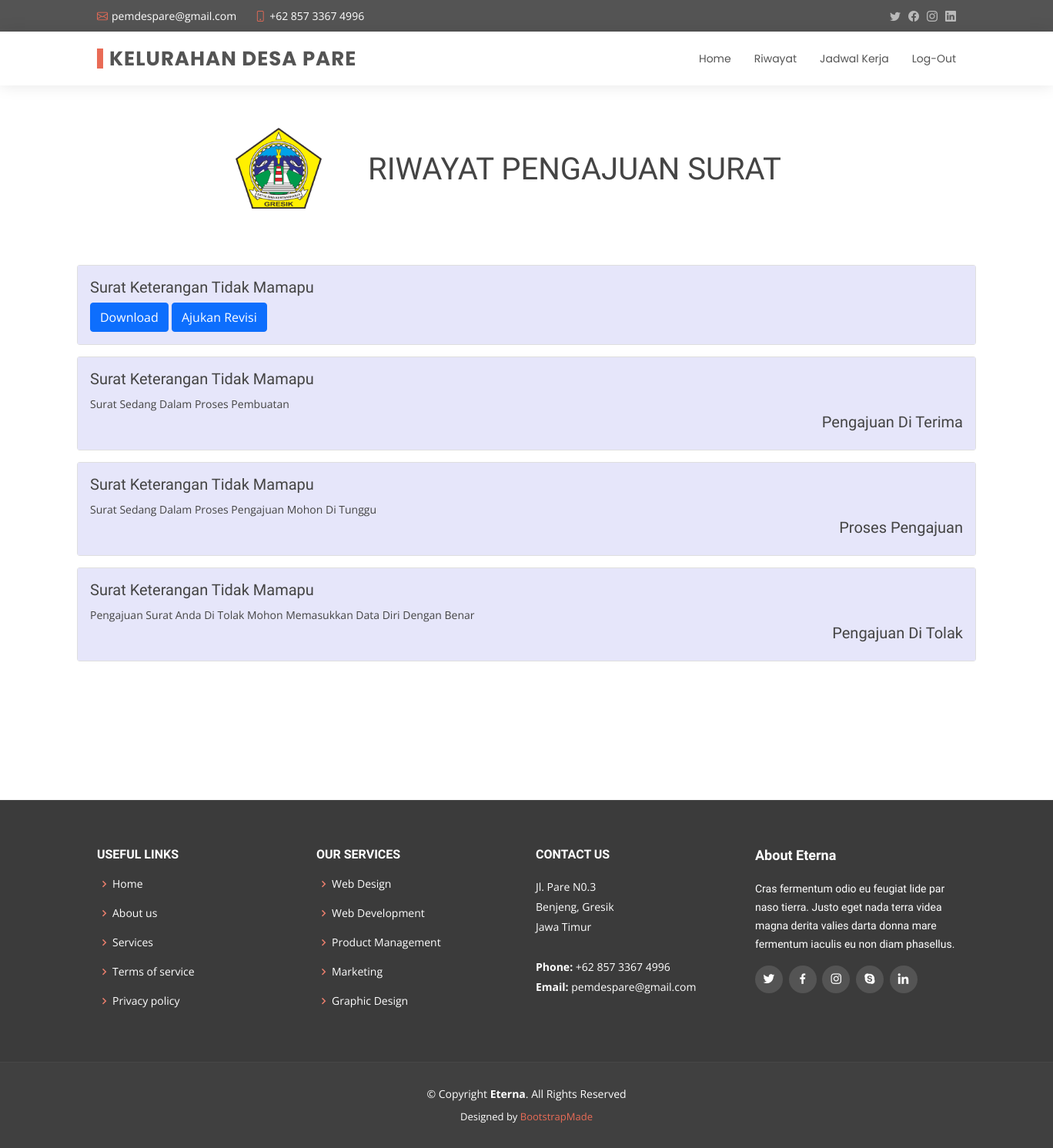
Before: /user/riwayat.php (signed in) with the older database file.
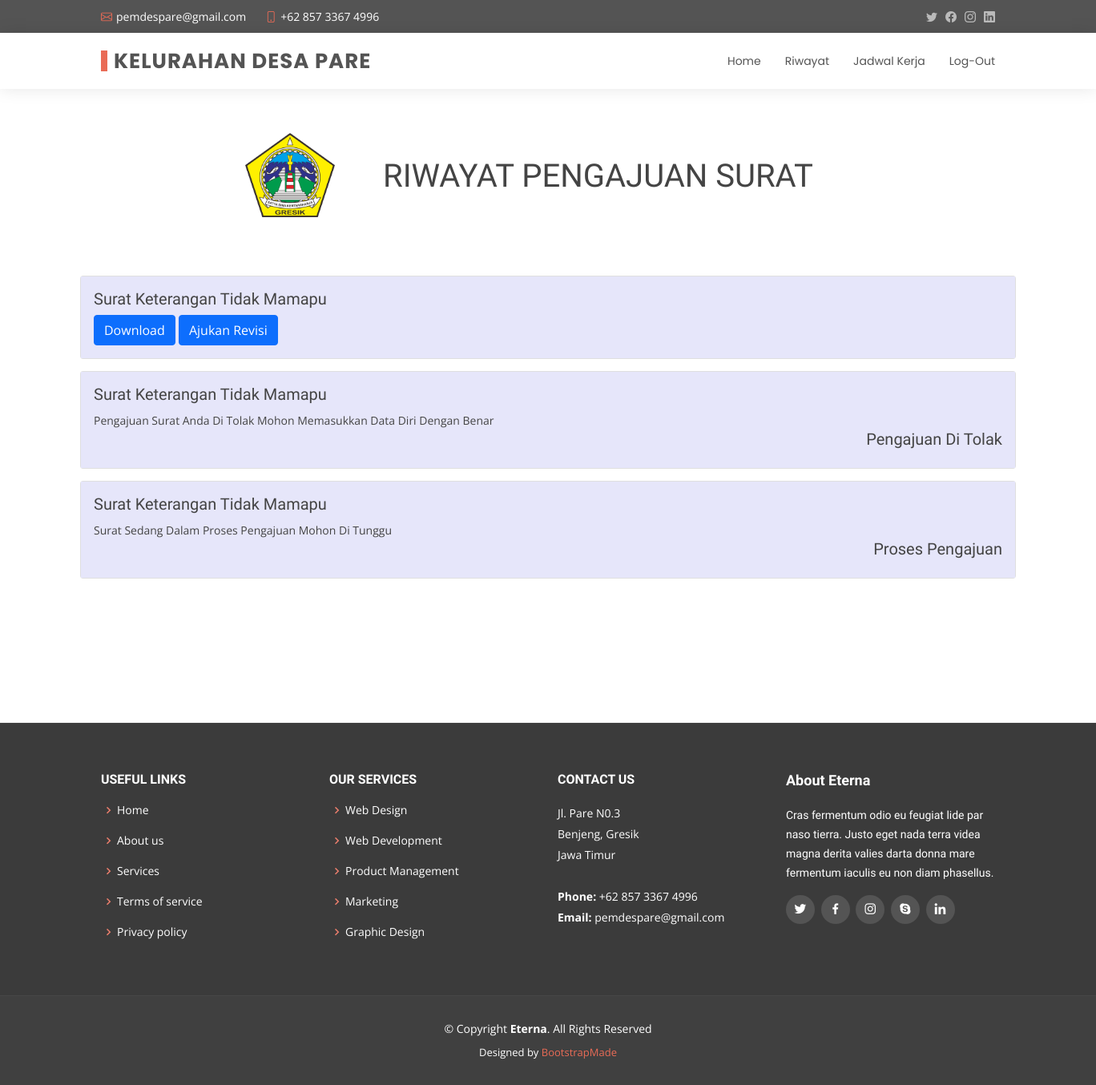
After: the same page with the newer database file.
### tables this page shows
CREATE TABLE `tb_pengajuan` (
  `id_pengajuan` int(11) NOT NULL,
  `nik` varchar(100) DEFAULT NULL,
  `kode_surat` varchar(5) DEFAULT NULL,
  `tgl_pengajuan` datetime DEFAULT NULL,
  `keperluan` varchar(200) DEFAULT NULL,
  `jenis_pengajuan` varchar(50) DEFAULT NULL,
  `status_pengajuan` enum('Menunggu','Di Terima','Di Tolak','Revisi Di Terima','Revisi Selesai') DEFAULT NULL
);

CREATE TABLE `tb_surat` (
  `kode_surat` char(5) NOT NULL,
  `jenis_surat` varchar(50) NOT NULL,
  `surat_keluar` int(11) NOT NULL
);

### user/riwayat.php (the view, shortened to what this page needs)
<?php include "../connect/koneksi.php"; ?>
<!DOCTYPE html>
<html lang="en">
<head>
  <link href="../assets/vendor/animate.css/animate.min.css" rel="stylesheet">
  <link href="../assets/vendor/bootstrap/css/bootstrap.min.css" rel="stylesheet">
  <link href="../assets/vendor/bootstrap-icons/bootstrap-icons.css" rel="stylesheet">
  <link href="../assets/vendor/boxicons/css/boxicons.min.css" rel="stylesheet">
  <link href="../assets/vendor/glightbox/css/glightbox.min.css" rel="stylesheet">
  <link href="../assets/vendor/swiper/swiper-bundle.min.css" rel="stylesheet">
  <link href="../assets/css/style.css" rel="stylesheet">
</head>
<body>
  <?php include "../desain/navbar.php" ?>
  <?php
  $nik = $_SESSION['nik'];
  $data_pengajuan = mysqli_query($koneksi, "SELECT tb_pengajuan.id_pengajuan, tb_pengajuan.status_pengajuan, tb_pengajuan.jenis_pengajuan, tb_surat.jenis_surat FROM tb_pengajuan INNER JOIN tb_surat USING(kode_surat) WHERE tb_pengajuan.nik = '$nik'");
  ?>
  <main id="main">
    <section id="services" class="services">
      <div class="container" style="margin-top: 40PX;">
        <img src="../assets/img/gresik.png" alt="" class="img-fluid" style="width: 10%; margin-top: 15PX; margin-bottom: 15px; margin-left:180px">
        <h1 style="text-align: center; margin-top: -90px; margin-left: -75px; margin-bottom: 40px; margin-right:-200px"> RIWAYAT PENGAJUAN SURAT</h1>
      </div>
      <div class="contaiiner" style="margin:100px; margin-top:100px">
        <?php
        if (mysqli_fetch_assoc($data_pengajuan) == NULL) {
          echo '<h1>Tidak Ada Pengajuan Surat<h1>';
        } else {
          foreach ($data_pengajuan as $row) {
            $id_pengajuan = $row['id_pengajuan'];
            $data_arsip_surat = mysqli_fetch_assoc(mysqli_query($koneksi, "SELECT * FROM tb_arsip_surat INNER JOIN tb_pengajuan USING(id_pengajuan) INNER JOIN tb_user USING(nik) WHERE tb_user.nik= '$nik' and tb_pengajuan.id_pengajuan = $id_pengajuan "));
            if ($row['status_pengajuan'] == 'Di Terima' || $row['status_pengajuan'] == 'Revisi Di Terima' || $row['status_pengajuan'] == 'Revisi Selesai') {
              if ($data_arsip_surat['file_surat'] != '') {
                if ($row['jenis_pengajuan'] == 'Baru') { ?>
                  <div class="card w-70" style="margin-bottom: 15px;">
                    <div class="card-body" style="background-color:lavender;">
                      <h5 class="card-title"><?= $row['jenis_surat'] ?></h5>
                      <a href="../surat_keluar/<?= $data_arsip_surat['file_surat'] ?>" class="btn btn-primary">Download</a>
                      <a href="../form_input/form_revisi.php?id_pengajuan=<?= $row['id_pengajuan'] ?>" class="btn btn-primary">Ajukan Revisi</a>
                    </div>
                  </div>
                  <?php } else {
                  if ($row['status_pengajuan'] == 'Revisi Di Terima') { ?>
                    <div class="card w-70" style="margin-bottom: 15px;">
                      <div class="card-body" style="background-color:lavender;">
                        <h5 class="card-title"><?= $row['jenis_surat'] ?></h5>
                        <small>Surat Sedang Di Revisi</small>
                        <h5 class="card-title" style="text-align: right;">Pengajuan Revisi Di Terima </h5>
                        <a href="../surat_keluar/<?= $data_arsip_surat['file_surat'] ?>" class="btn btn-primary">Download</a>
                      </div>
                    </div>
                  <?php } else { ?>
                    <div class="card w-70" style="margin-bottom: 15px;">
                      <div class="card-body" style="background-color:lavender;">
                        <h5 class="card-title"><?= $row['jenis_surat'] ?></h5>
                        <a href="../surat_keluar/<?= $data_arsip_surat['file_surat'] ?>" class="btn btn-primary">Download</a>
                        <a href="../form_input/form_revisi.php?id_pengajuan=<?= $row['id_pengajuan'] ?>" class="btn btn-primary">Ajukan Revisi</a>
                      </div>
                    </div>
                <?php }
                }
              } else { ?>
                <div class="card w-70" style="margin-bottom: 15px;">
                  <div class="card-body" style="background-color:lavender;">
                    <h5 class="card-title"><?= $row['jenis_surat'] ?></h5>
                    <small>Surat Sedang Dalam Proses Pembuatan</small>
                    <h5 class="card-title" style="text-align: right;">Pengajuan Di Terima </h5>
                  </div>
                </div>
              <?php }
            } elseif ($row['status_pengajuan'] == 'Menunggu') {
              if ($row['jenis_pengajuan'] == 'Baru') { ?>
                <div class="card w-70" style="margin-bottom: 15px;">
                  <div class="card-body" style="background-color:lavender;">
                    <h5 class="card-title"><?= $row['jenis_surat'] ?></h5>
                    <small>Surat Sedang Dalam Proses Pengajuan Mohon Di Tunggu</small>
                    <h5 class="card-title" style="text-align: right;">Proses Pengajuan</h5>
                  </div>
                </div>
              <?php } ?>
            <?php } elseif ($row['status_pengajuan'] == 'Di Tolak') { ?>
              <div class="card w-70" style="margin-bottom: 15px;">
                <div class="card-body" style="background-color:lavender;">
                  <h5 class="card-title"><?= $row['jenis_surat'] ?></h5>
                  <small>Pengajuan Surat Anda Di Tolak Mohon Memasukkan Data Diri Dengan Benar</small>
                  <h5 class="card-title" style="text-align: right;">Pengajuan Di Tolak</h5>
                </div>
              </div>
            <?php }  ?>
        <?php $y++;
          }
        } ?>
      </div>
    </section>
  </main>
  <footer id="footer">
    <div class="footer-top">
      <div class="container">
        <div class="row">
          <div class="col-lg-3 col-md-6 footer-links">
            <h4>Useful Links</h4>
            <ul>
              <li><i class="bx bx-chevron-right"></i> <a href="#">Home</a></li>
              <li><i class="bx bx-chevron-right"></i> <a href="#">About us</a></li>
              <li><i class="bx bx-chevron-right"></i> <a href="#">Services</a></li>
              <li><i class="bx bx-chevron-right"></i> <a href="#">Terms of service</a></li>
              <li><i class="bx bx-chevron-right"></i> <a href="#">Privacy policy</a></li>
            </ul>
          </div>
          <div class="col-lg-3 col-md-6 footer-links">
            <h4>Our Services</h4>
            <ul>
              <li><i class="bx bx-chevron-right"></i> <a href="#">Web Design</a></li>
              <li><i class="bx bx-chevron-right"></i> <a href="#">Web Development</a></li>
              <li><i class="bx bx-chevron-right"></i> <a href="#">Product Management</a></li>
              <li><i class="bx bx-chevron-right"></i> <a href="#">Marketing</a></li>
              <li><i class="bx bx-chevron-right"></i> <a href="#">Graphic Design</a></li>
            </ul>
          </div>
          <div class="col-lg-3 col-md-6 footer-contact">
            <h4>Contact Us</h4>
            <p>
              Jl. Pare N0.3 <br>
              Benjeng, Gresik<br>
              Jawa Timur <br><br>
              <strong>Phone:</strong> +62 857 3367 4996<br>
              <strong>Email:</strong> pemdespare@gmail.com<br>
            </p>
          </div>
          <div class="col-lg-3 col-md-6 footer-info">
            <h3>About Eterna</h3>
            <p>Cras fermentum odio eu feugiat lide par naso tierra. Justo eget nada terra videa magna derita valies darta donna mare fermentum iaculis eu non diam phasellus.</p>
            <div class="social-links mt-3">
              <a href="#" class="twitter"><i class="bx bxl-twitter"></i></a>
              <a href="#" class="facebook"><i class="bx bxl-facebook"></i></a>
              <a href="#" class="instagram"><i class="bx bxl-instagram"></i></a>
              <a href="#" class="google-plus"><i class="bx bxl-skype"></i></a>
              <a href="#" class="linkedin"><i class="bx bxl-linkedin"></i></a>
            </div>
          </div>
        </div>
      </div>
    </div>
    <div class="container">
      <div class="copyright">
        &copy; Copyright <strong><span>Eterna</span></strong>. All Rights Reserved
      </div>
      <div class="credits">
        Designed by <a href="https://bootstrapmade.com/">BootstrapMade</a>
      </div>
    </div>
  </footer>
</body>
</html>

### desain/navbar.php (shortened to what this page needs)
<section id="topbar" class="d-flex align-items-center">
  <div class="container d-flex justify-content-center justify-content-md-between">
    <div class="contact-info d-flex align-items-center">
      <i class="bi bi-envelope d-flex align-items-center"><a href="mailto:pemerintahdesapare@gmail.com">pemdespare@gmail.com</a></i>
      <i class="bi bi-phone d-flex align-items-center ms-4"><span>+62 857 3367 4996</span></i>
    </div>
    <div class="social-links d-none d-md-flex align-items-center">
      <a href="#" class="twitter"><i class="bi bi-twitter"></i></a>
      <a href="#" class="facebook"><i class="bi bi-facebook"></i></a>
      <a href="#" class="instagram"><i class="bi bi-instagram"></i></a>
      <a href="#" class="linkedin"><i class="bi bi-linkedin"></i></i></a>
    </div>
  </div>
</section>
<header id="header" class="d-flex align-items-center">
  <div class="container d-flex justify-content-between align-items-center">
    <div class="logo">
      <h1><a href="../index.php"> Kelurahan Desa Pare</a></h1>
    </div>
    <nav id="navbar" class="navbar">
      <ul>
        <li><a href="../user/home.php">Home</a></li>
        <li><a href="../user/riwayat.php">Riwayat</a></li>
        <li><a href="../user/jadwal.php">Jadwal Kerja</a></li>
        <li><a href="../proses_login/session_logout.php">Log-Out</a></li>
      </ul>
    </nav>
  </div>
</header>

### assets/css/style.css (style rules this page uses)
body { font-family: "Open Sans", sans-serif; color: #444444; }
a { color: #e96b56; text-decoration: none; }
h1, h2, h3, h4, h5, h6 { font-family: "Raleway", sans-serif; }
#topbar { background: #545454; padding: 10px 0; font-size: 14px; }
#topbar .contact-info i { font-style: normal; color: #e96b56; }
#topbar .contact-info i a, #topbar .contact-info i span { padding-left: 5px; color: #fff; }
#topbar .contact-info i a { line-height: 0; transition: 0.3s; }
#topbar .social-links a { color: #bababa; line-height: 0; transition: 0.3s; margin-left: 10px; }
#header { height: 70px; transition: all 0.5s; z-index: 997; transition: all 0.5s; background: #fff; box-shadow: 0px 0px 20px 0px rgba(0, 0, 0, 0.1); }
#header .logo h1 { font-size: 26px; padding: 0 0 0 8px; margin: 11px 0; line-height: 1; font-weight: 700; letter-spacing: 1px; text-transform: uppercase; font-family: "Poppins", sans-serif; border-left: 8px solid #e96b56; }
#header .logo h1 a, #header .logo h1 a:hover { color: #545454; text-decoration: none; }
.navbar { padding: 0; }
.navbar ul { margin: 0; padding: 0; display: flex; list-style: none; align-items: center; }
.navbar li { position: relative; }
.navbar a, .navbar a:focus { display: flex; align-items: center; justify-content: space-between; padding: 10px 0 10px 30px; font-family: "Poppins", sans-serif; font-size: 14px; color: #545454; white-space: nowrap; transition: 0.3s; }
section { padding: 0 0 80px 0; }
#footer { background: #404040; padding: 0 0 30px 0; color: #fff; font-size: 14px; }
#footer .footer-top { background: #3b3b3b; border-top: 1px solid #474747; border-bottom: 1px solid #474747; padding: 60px 0 30px 0; }
#footer .footer-top .footer-info { margin-bottom: 30px; }
#footer .footer-top .footer-info h3 { font-size: 18px; margin: 0 0 20px 0; padding: 2px 0 2px 0; line-height: 1; font-weight: 700; }
#footer .footer-top .footer-info p { font-size: 14px; line-height: 24px; margin-bottom: 0; font-family: "Raleway", sans-serif; color: #fff; }
#footer .footer-top .social-links a { font-size: 18px; display: inline-block; background: #545454; color: #fff; line-height: 1; padding: 8px 0; margin-right: 4px; border-radius: 50%; text-align: center; width: 36px; height: 36px; transition: 0.3s; }
#footer .footer-top h4 { font-size: 16px; font-weight: bold; color: #fff; text-transform: uppercase; position: relative; padding-bottom: 12px; }
#footer .footer-top .footer-links { margin-bottom: 30px; }
#footer .footer-top .footer-links ul { list-style: none; padding: 0; margin: 0; }
#footer .footer-top .footer-links ul i { padding-right: 2px; color: #ec7f6d; font-size: 18px; line-height: 1; }
#footer .footer-top .footer-links ul li { padding: 10px 0; display: flex; align-items: center; }
#footer .footer-top .footer-links ul li:first-child { padding-top: 0; }
#footer .footer-top .footer-links ul a { color: #fff; transition: 0.3s; display: inline-block; line-height: 1; }
#footer .footer-top .footer-contact { margin-bottom: 30px; }
#footer .footer-top .footer-contact p { line-height: 26px; }
#footer .copyright { text-align: center; padding-top: 30px; }
#footer .credits { padding-top: 10px; text-align: center; font-size: 13px; color: #fff; }

Changed rows visible on the page:
removed tb_pengajuan: kode_surat.jenis_surat "Surat Keterangan Tidak Mamapu"
